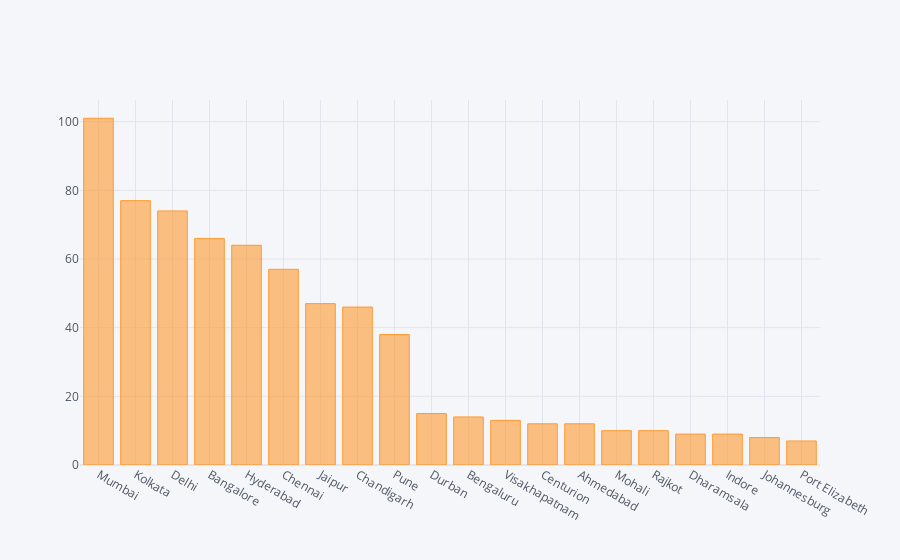

The notebook cell this image was saved under:
### Code cell
city[:20].iplot(kind ='bar')

### Figure 1 — Plotly figure (JSON) as saved in the notebook; plotly's stock layout.template omitted (floating-point values rounded to 4 significant figures)
{"data": [{"marker": {"color": "rgba(255, 153, 51, 0.6)", "line": {"color": "rgba(255, 153, 51, 1.0)", "width": 1}}, "name": "city", "orientation": "v", "text": "", "type": "bar", "x": ["Mumbai", "Kolkata", "Delhi", "Bangalore", "Hyderabad", "Chennai", "Jaipur", "Chandigarh", "Pune", "Durban", "Bengaluru", "Visakhapatnam", "Centurion", "Ahmedabad", "Mohali", "Rajkot", "Dharamsala", "Indore", "Johannesburg", "Port Elizabeth"], "y": [101, 77, 74, 66, 64, 57, 47, 46, 38, 15, 14, 13, 12, 12, 10, 10, 9, 9, 8, 7]}], "layout": {"legend": {"bgcolor": "#F5F6F9", "font": {"color": "#4D5663"}}, "paper_bgcolor": "#F5F6F9", "plot_bgcolor": "#F5F6F9", "title": {"font": {"color": "#4D5663"}}, "xaxis": {"gridcolor": "#E1E5ED", "showgrid": true, "tickfont": {"color": "#4D5663"}, "title": {"font": {"color": "#4D5663"}, "text": ""}, "zerolinecolor": "#E1E5ED"}, "yaxis": {"gridcolor": "#E1E5ED", "showgrid": true, "tickfont": {"color": "#4D5663"}, "title": {"font": {"color": "#4D5663"}, "text": ""}, "zerolinecolor": "#E1E5ED"}}}
